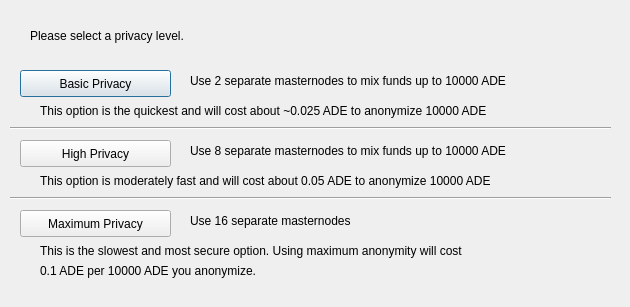
<?xml version="1.0" encoding="UTF-8"?>
<ui version="4.0">
 <class>DarksendConfig</class>
 <widget class="QDialog" name="DarksendConfig">
  <property name="geometry">
   <rect>
    <x>0</x>
    <y>0</y>
    <width>630</width>
    <height>307</height>
   </rect>
  </property>
  <property name="windowTitle">
   <string>Configure Darksend</string>
  </property>
  <widget class="QPushButton" name="buttonBasic">
   <property name="geometry">
    <rect>
     <x>20</x>
     <y>70</y>
     <width>151</width>
     <height>27</height>
    </rect>
   </property>
   <property name="text">
    <string>Basic Privacy</string>
   </property>
  </widget>
  <widget class="QPushButton" name="buttonHigh">
   <property name="geometry">
    <rect>
     <x>20</x>
     <y>140</y>
     <width>151</width>
     <height>27</height>
    </rect>
   </property>
   <property name="text">
    <string>High Privacy</string>
   </property>
  </widget>
  <widget class="QPushButton" name="buttonMax">
   <property name="geometry">
    <rect>
     <x>20</x>
     <y>210</y>
     <width>151</width>
     <height>27</height>
    </rect>
   </property>
   <property name="text">
    <string>Maximum Privacy</string>
   </property>
  </widget>
  <widget class="QLabel" name="label">
   <property name="geometry">
    <rect>
     <x>30</x>
     <y>20</y>
     <width>571</width>
     <height>31</height>
    </rect>
   </property>
   <property name="text">
    <string>Please select a privacy level.</string>
   </property>
  </widget>
  <widget class="QLabel" name="label_2">
   <property name="geometry">
    <rect>
     <x>190</x>
     <y>70</y>
     <width>421</width>
     <height>21</height>
    </rect>
   </property>
   <property name="text">
    <string>Use 2 separate masternodes to mix funds up to 10000 ADE</string>
   </property>
  </widget>
  <widget class="QLabel" name="label_3">
   <property name="geometry">
    <rect>
     <x>190</x>
     <y>140</y>
     <width>411</width>
     <height>21</height>
    </rect>
   </property>
   <property name="text">
    <string>Use 8 separate masternodes to mix funds up to 10000 ADE</string>
   </property>
  </widget>
  <widget class="QLabel" name="label_4">
   <property name="geometry">
    <rect>
     <x>190</x>
     <y>210</y>
     <width>421</width>
     <height>21</height>
    </rect>
   </property>
   <property name="text">
    <string>Use 16 separate masternodes</string>
   </property>
  </widget>
  <widget class="QLabel" name="label_6">
   <property name="geometry">
    <rect>
     <x>40</x>
     <y>100</y>
     <width>561</width>
     <height>21</height>
    </rect>
   </property>
   <property name="text">
    <string>This option is the quickest and will cost about ~0.025 ADE to anonymize 10000 ADE</string>
   </property>
  </widget>
  <widget class="QLabel" name="label_7">
   <property name="geometry">
    <rect>
     <x>40</x>
     <y>170</y>
     <width>561</width>
     <height>21</height>
    </rect>
   </property>
   <property name="text">
    <string>This option is moderately fast and will cost about 0.05 ADE to anonymize 10000 ADE</string>
   </property>
  </widget>
  <widget class="QLabel" name="label_8">
   <property name="geometry">
    <rect>
     <x>40</x>
     <y>240</y>
     <width>561</width>
     <height>21</height>
    </rect>
   </property>
   <property name="text">
    <string>This is the slowest and most secure option. Using maximum anonymity will cost</string>
   </property>
  </widget>
  <widget class="QLabel" name="label_9">
   <property name="geometry">
    <rect>
     <x>40</x>
     <y>260</y>
     <width>561</width>
     <height>21</height>
    </rect>
   </property>
   <property name="text">
    <string>0.1 ADE per 10000 ADE you anonymize.</string>
   </property>
  </widget>
  <widget class="Line" name="line">
   <property name="geometry">
    <rect>
     <x>10</x>
     <y>120</y>
     <width>601</width>
     <height>16</height>
    </rect>
   </property>
   <property name="orientation">
    <enum>Qt::Horizontal</enum>
   </property>
  </widget>
  <widget class="Line" name="line_2">
   <property name="geometry">
    <rect>
     <x>10</x>
     <y>190</y>
     <width>601</width>
     <height>16</height>
    </rect>
   </property>
   <property name="orientation">
    <enum>Qt::Horizontal</enum>
   </property>
  </widget>
 </widget>
 <resources/>
 <connections/>
</ui>
